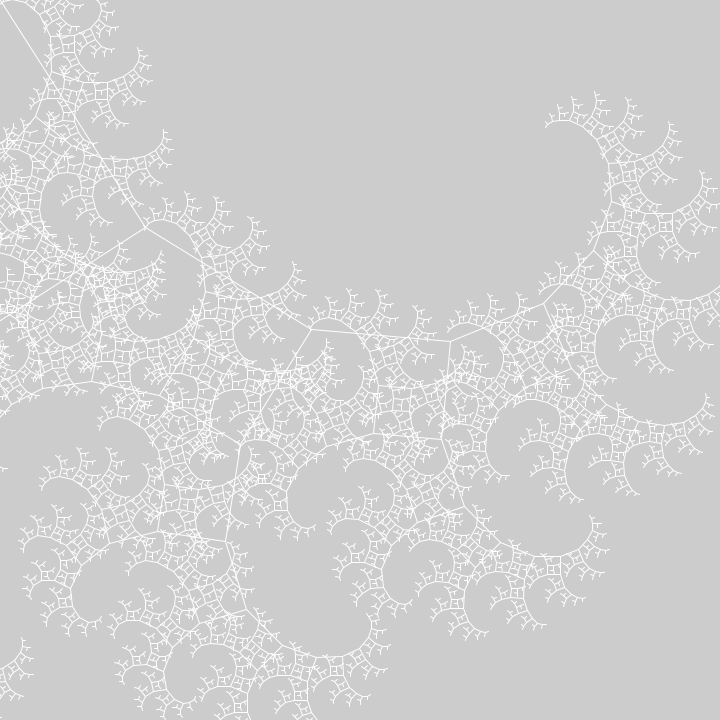
Frame 1 (no input)
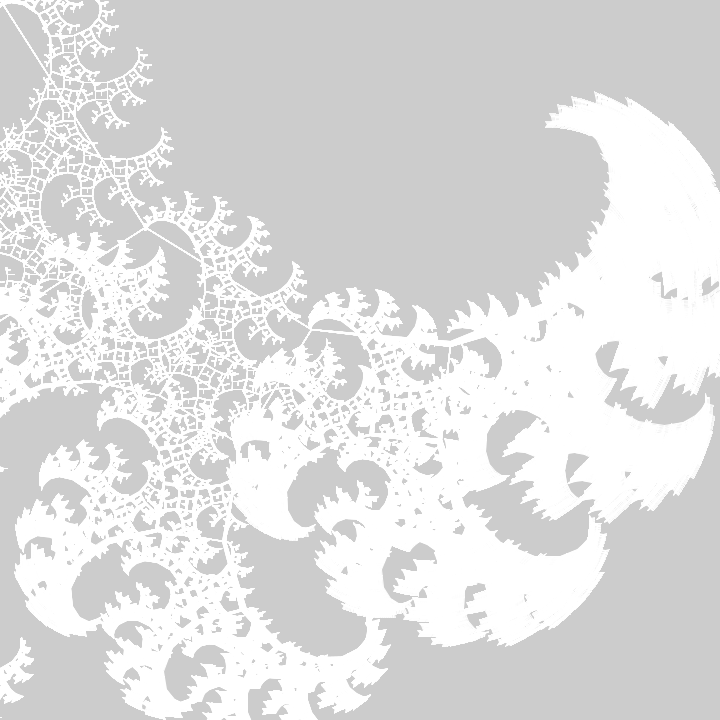
Frame 60 (the mouse pressed at the canvas centre just before this capture)
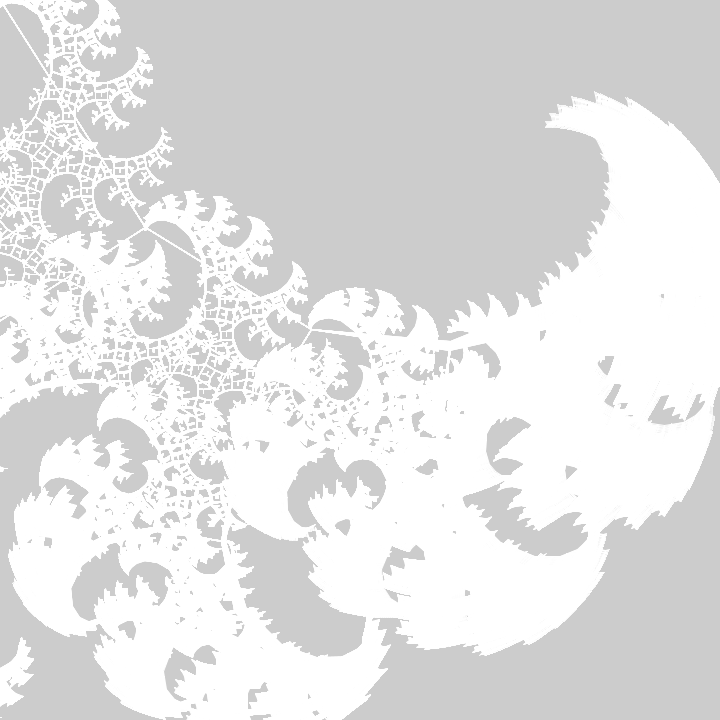
Frame 120 (the mouse held since frame 60 and released just before this capture)

The Processing sketch that drew these frames (run headless with seeded random() and noise(); from frame 60 on, the mouse is pressed at the canvas centre):

// Processing sketch: bit2atom_20210217a_iterativeTree
// ── bit2atom_20210217a_iterativeTree.pde
float t;
void setup() {
  size(720, 720);
  stroke(-1);
}
void draw() {
  clear();
  t+=.01;
  f(0, 0, 1, 270, 7);
}
void f(float x, float y, float r, float d, float a) {
  if (d>3) {
    line(x, y, x+=cos(r)*d, y+=sin(r)*d);
    f(x, y, r+PI/2, d*.7, a+1);
    f(x, y, r-PI/a, d*.72, a+sin(d+t));
  }
}
